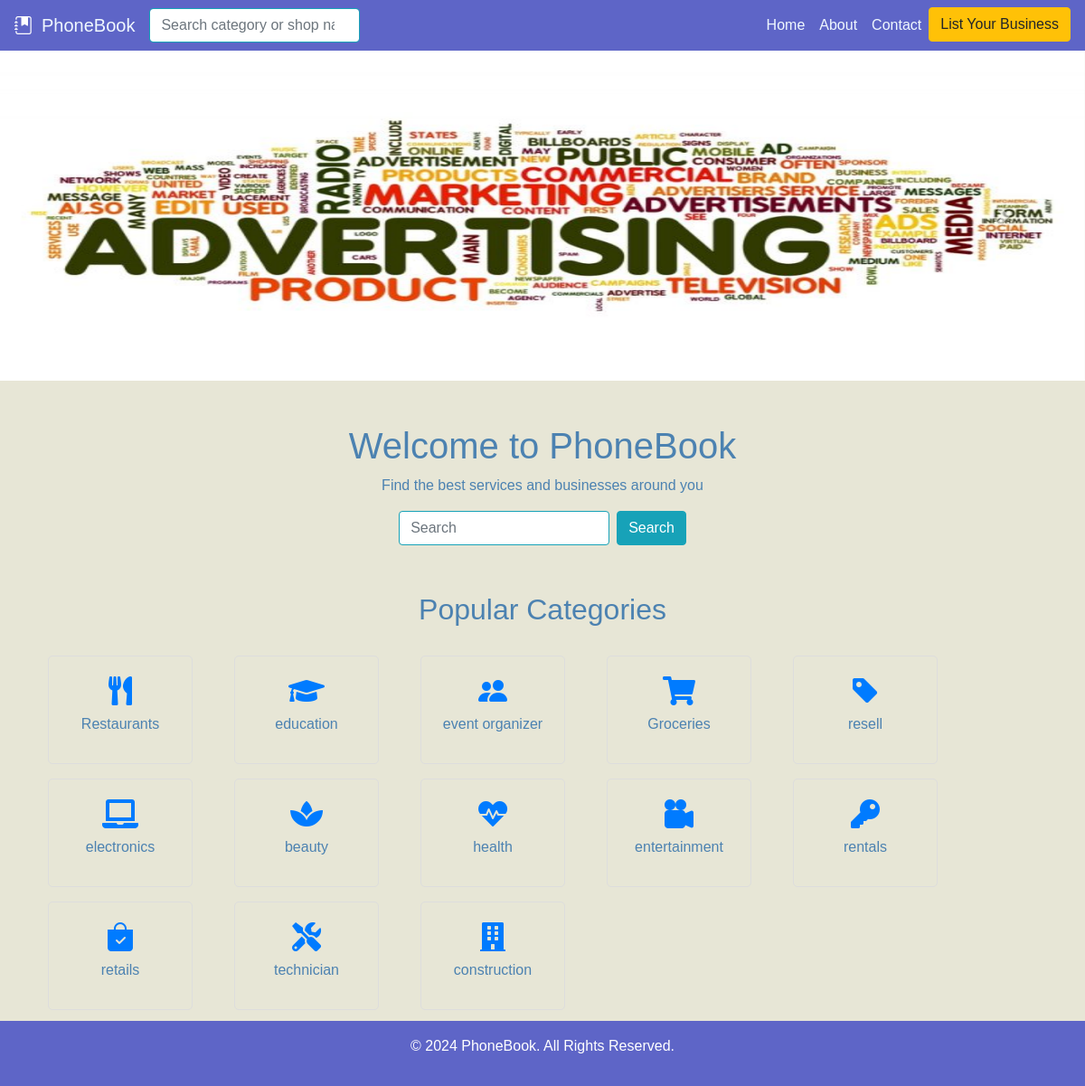
The page / on the database its author committed.
### shops/models.py (models this page shows, shortened)
class CarouselImage(models.Model):
    image = models.ImageField(upload_to='carousel_images/')
    alt_text = models.CharField(max_length=255, blank=True, null=True)
    order = models.PositiveIntegerField(default=0)
    class Meta:
        ordering = ['order']

class Category(models.Model):
    name = models.CharField(max_length=255)
    icon = models.CharField(max_length=255, blank=True, null=True)
    image = models.ImageField(upload_to='category_images/', blank=True, null=True)

### shops/views.py (the view)
# urls.py: 2. Add a URL to urlpatterns:  path('', views.home, name='home')
def home(request):
    shops = Shop.objects.all()
    categories = Category.objects.all()
    carousel_images = CarouselImage.objects.all()
    return render(request, 'shops/home.html', {'shops': shops, 'categories': categories,  'carousel_images': carousel_images})

### templates/shops/home.html (shortened to what this page needs)
    {% extends 'shops/base.html' %}
    {% load static %}
    {% block content %}
    <div id="carouselExampleIndicators" class="carousel slide" data-ride="carousel">
        <ol class="carousel-indicators">
            {% for image in carousel_images %}
            <li data-target="#carouselExampleIndicators" data-slide-to="{{ forloop.counter0 }}" class="{% if forloop.first %}active{% endif %}"></li>
            {% endfor %}
        </ol>
        <div class="carousel-inner">
            {% for image in carousel_images %}
            <div class="carousel-item {% if forloop.first %}active{% endif %}">
                <img src="{{ image.image.url }}" class="d-block w-100" height="365px" alt="{{ image.alt_text }}">
            </div>
            {% endfor %}
        </div>
        <a class="carousel-control-prev" href="#carouselExampleIndicators" role="button" data-slide="prev">
            <span class="carousel-control-prev-icon" aria-hidden="true"></span>
        </a>
        <a class="carousel-control-next" href="#carouselExampleIndicators" role="button" data-slide="next">
            <span class="carousel-control-next-icon" aria-hidden="true"></span>
        </a>
    </div>
        <div class="container text-center p-5">
            <h1>Welcome to PhoneBook</h1>
            <p>Find the best services and businesses around you</p>
            <form class="form-inline justify-content-center" action="{% url 'search' %}" method="get">
                <div class="search-container">
                    <input class="form-control mr-sm-2 search-bar border border-info" type="search" name="q" placeholder="Search" aria-label="Search">
                </div>
                <button class="btn btn-info my-2 my-sm-0 border-info" type="submit">Search</button>
            </form>
        </div>
    <section class="services-section p-1">
        <div class="container">
            <h2 class="text-center mb-4">Popular Categories</h2>
            <div class="row ">
                {% for category in categories %}
                <div class="col-md-2 col-sm-4 col-6 text-center m-2">
                    <div class="category-icon">
                        <a href="{% url 'category_shops' category.id %}"><i class="fa-2x">{% autoescape off %}{{ category.icon }}{% endautoescape %}</i></a>
                        <p>{{ category.name }}</p>
                    </div>
                </div>
                {% endfor %}
            </div>
        </div>
    </section>
    {% endblock %}

### templates/shops/base.html (shortened to what this page needs)
{% load static %}
<!DOCTYPE html>
<html lang="en">
<head>
    <link rel="stylesheet" href=" https://stackpath.bootstrapcdn.com/bootstrap/4.5.2/css/bootstrap.min.css ">
    <link rel="stylesheet" href="https://cdn.jsdelivr.net/npm/bootstrap-icons@1.11.3/font/bootstrap-icons.min.css">
    <link rel="stylesheet" href=" https://cdnjs.cloudflare.com/ajax/libs/font-awesome/5.15.4/css/all.min.css ">
    <link rel="stylesheet" href="{% static 'styles.css' %}">
</head>
<body style="color: rgb(76, 130, 177); background-color: #e7e6d6;">
    <nav class="navbar navbar-expand-lg " style="background-color: #5e65c7;">
        <a class="navbar-brand" href="http://127.0.0.1:8000/?" style="color: aliceblue;">
          <i class="bi-journal-bookmark-fill" style="margin-right: 10px; color: rgb(255, 255, 255);"></i>PhoneBook
        </a>
        <div class="collapse navbar-collapse" id="navbarNav">
          <form class="form-inline justify-content-center" action="{% url 'search' %}" method="get">
            <div class="search-container">
                <input style="background-color: #ffffff;" class="form-control mr-sm-2 search-bar border border-info" type="search" name="q" placeholder="Search category or shop name" aria-label="Search" style="background-color: #e7e6d6;">
            </div>
          </form>
            <ul class="navbar-nav ml-auto">
                <li class="nav-item active">
                  <a class="nav-link" href="{% url 'home' %}" style="color: aliceblue;">Home <span class="sr-only">(current)</span></a>
                </li>
                <li class="nav-item">
                  <a class="nav-link" href="#" style="color: aliceblue;">About</a>
                </li>
                <li class="nav-item">
                  <a class="nav-link" href="#" style="color: aliceblue;">Contact</a>
                </li>
                <li class="nav-item">
                  <a href="{% url 'create_shop' %}">
                    <button type="button" class="btn btn-warning">List Your Business</button>
                </a>
              </li>
            </ul>
        </div>
    </nav>
<main>
    {% block content %}
    {% endblock %}
</main>
    <footer class="footer-section  text-center py-3" style="background-color: #5e65c7;">
        <div class="container">
            <p style="color: #ffffff;">&copy; 2024 PhoneBook. All Rights Reserved.</p>
        </div>
    </footer>
</body>
</html>

### static/styles.css (style rules this page uses)
body { font-family: Arial, sans-serif; }
.search-container { position: relative; }
.search-bar { transition: border 0.5s; }
.category-icon { padding: 15px; border: 1px solid #ddd; border-radius: 5px; transition: transform 0.3s, box-shadow 0.3s; }

### rows shown on the page
CarouselImage: image (picture)
Category: name "Restaurants"
Category: name "education"
Category: name "event organizer"
Category: name "Groceries"
Category: name "resell"
Category: name "electronics"
Category: name "beauty"
Category: name "health"
Category: name "entertainment"
Category: name "rentals"
Category: name "retails"
Category: name "technician"
Category: name "construction"
